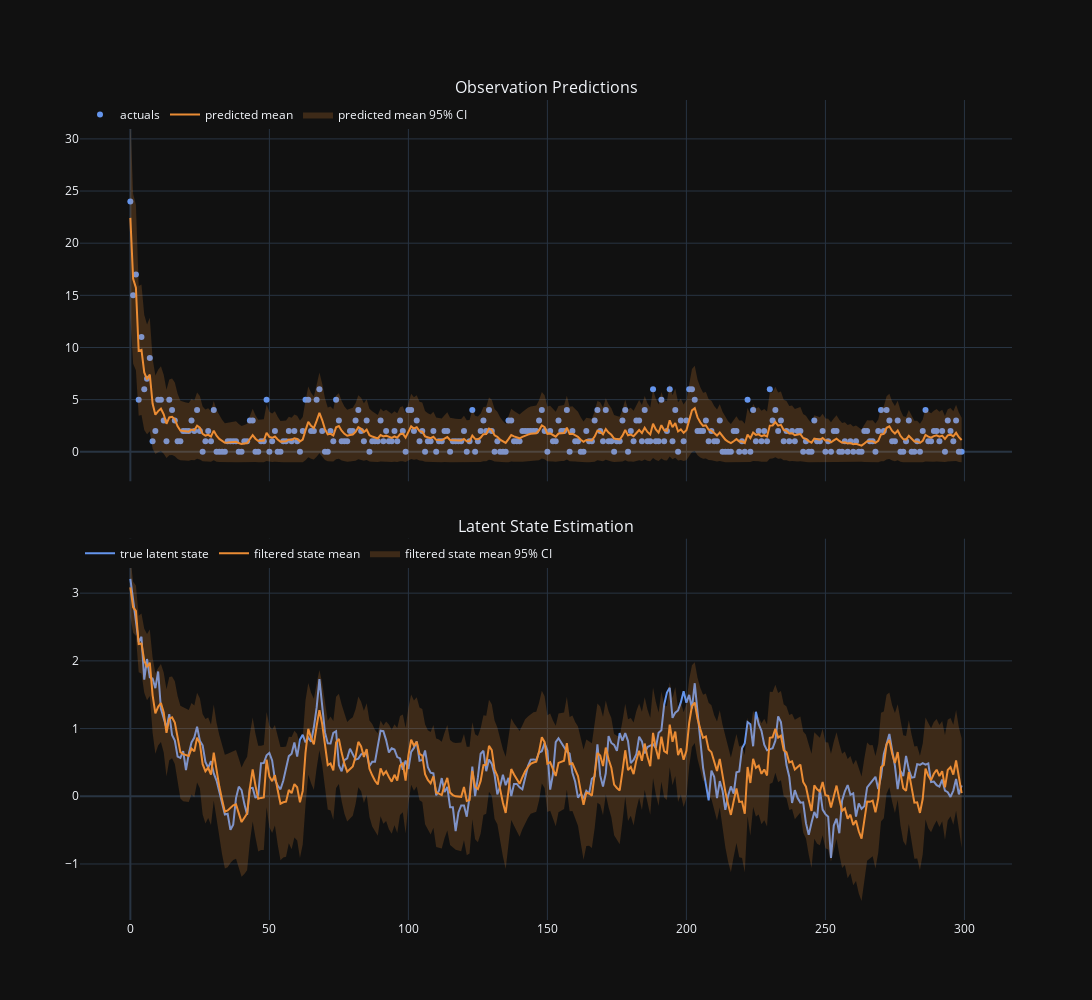

Notebook code cell kept with this figure:
### Code cell
fig = make_subplots(
    rows=2, cols=1,
    subplot_titles=("Observation Predictions", "Latent State Estimation"),
    vertical_spacing=0.07,
    shared_xaxes=True
)

fig.add_traces(
    [
        go.Scatter(
            x = np.arange(T),
            y = ys,
            mode = "markers",
            marker_color = "cornflowerblue",
            name = "actuals"
        ),
        go.Scatter(
            x = np.arange(T),
            y = pred_means,
            mode = "lines",
            marker_color = "#eb8c34",
            name = "predicted mean"
        ),
        go.Scatter(
                name="", 
                x=np.arange(T), 
                y=pred_means + 2*jnp.sqrt(pred_means), 
                mode="lines", 
                marker=dict(color="#eb8c34"), 
                line=dict(width=0), 
                legendgroup="predicted mean 95% CI",
                showlegend=False
            ),
            go.Scatter(
                name="predicted mean 95% CI", 
                x=np.arange(T), 
                y=pred_means - 2*jnp.sqrt(pred_means), 
                mode="lines", marker=dict(color="#eb8c34"), 
                line=dict(width=0), 
                legendgroup="predicted mean 95% CI", 
                fill='tonexty', 
                fillcolor='rgba(235, 140, 52, 0.2)'
            ),
    ],
    rows=1, cols=1
)

fig.add_traces(
    [
        go.Scatter(
            x = np.arange(T),
            y = x,
            mode = "lines",
            marker_color = "cornflowerblue",
            name = "true latent state"
        ),
        go.Scatter(
            x = np.arange(T),
            y = filtered_means,
            mode = "lines",
            marker_color = "#eb8c34",
            name = "filtered state mean"
        ),
        go.Scatter(
                name="", 
                x=np.arange(T), 
                y=filtered_means + 2*jnp.sqrt(filtered_vars), 
                mode="lines", 
                marker=dict(color="#eb8c34"), 
                line=dict(width=0), 
                legendgroup="filtered state mean 95% CI",
                showlegend=False
            ),
            go.Scatter(
                name="filtered state mean 95% CI", 
                x=np.arange(T), 
                y=filtered_means - 2*jnp.sqrt(filtered_vars), 
                mode="lines", marker=dict(color="#eb8c34"), 
                line=dict(width=0), 
                legendgroup="filtered state mean 95% CI", 
                fill='tonexty', 
                fillcolor='rgba(235, 140, 52, 0.2)'
            ),
    ],
    rows=2, cols=1
)

for i, yaxis in enumerate(fig.select_yaxes(), 1):
    legend_name = f"legend{i}"
    fig.update_layout({legend_name: dict(y=yaxis.domain[1], yanchor="top")}, showlegend=True)
    fig.update_traces(row=i, legend=legend_name)

fig.update_layout(height=1000, width=1200, template="plotly_dark")

fig.update_layout(
    legend1=dict(
        yanchor="top",
        y=1.0,
        xanchor="left",
        x=0,
        orientation="h"
    ),
    legend2=dict(
        yanchor="top",
        y=.465,
        xanchor="left",
        x=0,
        orientation="h"
    ),
    )

### Figure 1 — Plotly figure (JSON) as saved in the notebook; plotly's stock layout.template omitted (floating-point values rounded to 4 significant figures; data arrays with more than 128 entries replaced by an {"elided": "..."} marker saying what was removed)
{"data": [{"legend": "legend", "marker": {"color": "cornflowerblue"}, "mode": "markers", "name": "actuals", "type": "scatter", "x": {"elided": "300 int values"}, "xaxis": "x", "y": {"elided": "300 float values"}, "yaxis": "y"}, {"legend": "legend", "marker": {"color": "#eb8c34"}, "mode": "lines", "name": "predicted mean", "type": "scatter", "x": {"elided": "300 int values"}, "xaxis": "x", "y": {"elided": "300 float values"}, "yaxis": "y"}, {"legend": "legend", "legendgroup": "predicted mean 95% CI", "line": {"width": 0}, "marker": {"color": "#eb8c34"}, "mode": "lines", "name": "", "showlegend": false, "type": "scatter", "x": {"elided": "300 int values"}, "xaxis": "x", "y": {"elided": "300 float values"}, "yaxis": "y"}, {"fill": "tonexty", "fillcolor": "rgba(235, 140, 52, 0.2)", "legend": "legend", "legendgroup": "predicted mean 95% CI", "line": {"width": 0}, "marker": {"color": "#eb8c34"}, "mode": "lines", "name": "predicted mean 95% CI", "type": "scatter", "x": {"elided": "300 int values"}, "xaxis": "x", "y": {"elided": "300 float values"}, "yaxis": "y"}, {"legend": "legend2", "marker": {"color": "cornflowerblue"}, "mode": "lines", "name": "true latent state", "type": "scatter", "x": {"elided": "300 int values"}, "xaxis": "x2", "y": {"elided": "300 float values"}, "yaxis": "y2"}, {"legend": "legend2", "marker": {"color": "#eb8c34"}, "mode": "lines", "name": "filtered state mean", "type": "scatter", "x": {"elided": "300 int values"}, "xaxis": "x2", "y": {"elided": "300 float values"}, "yaxis": "y2"}, {"legend": "legend2", "legendgroup": "filtered state mean 95% CI", "line": {"width": 0}, "marker": {"color": "#eb8c34"}, "mode": "lines", "name": "", "showlegend": false, "type": "scatter", "x": {"elided": "300 int values"}, "xaxis": "x2", "y": {"elided": "300 float values"}, "yaxis": "y2"}, {"fill": "tonexty", "fillcolor": "rgba(235, 140, 52, 0.2)", "legend": "legend2", "legendgroup": "filtered state mean 95% CI", "line": {"width": 0}, "marker": {"color": "#eb8c34"}, "mode": "lines", "name": "filtered state mean 95% CI", "type": "scatter", "x": {"elided": "300 int values"}, "xaxis": "x2", "y": {"elided": "300 float values"}, "yaxis": "y2"}], "layout": {"annotations": [{"font": {"size": 16}, "showarrow": false, "text": "Observation Predictions", "x": 0.5, "xanchor": "center", "xref": "paper", "y": 1.0, "yanchor": "bottom", "yref": "paper"}, {"font": {"size": 16}, "showarrow": false, "text": "Latent State Estimation", "x": 0.5, "xanchor": "center", "xref": "paper", "y": 0.465, "yanchor": "bottom", "yref": "paper"}], "height": 1000, "legend": {"orientation": "h", "x": 0, "xanchor": "left", "y": 1, "yanchor": "top"}, "legend2": {"orientation": "h", "x": 0, "xanchor": "left", "y": 0.465, "yanchor": "top"}, "showlegend": true, "width": 1200, "xaxis": {"anchor": "y", "domain": [0, 1], "matches": "x2", "showticklabels": false}, "xaxis2": {"anchor": "y2", "domain": [0, 1]}, "yaxis": {"anchor": "x", "domain": [0.535, 1.0]}, "yaxis2": {"anchor": "x2", "domain": [0, 0.465]}}}
